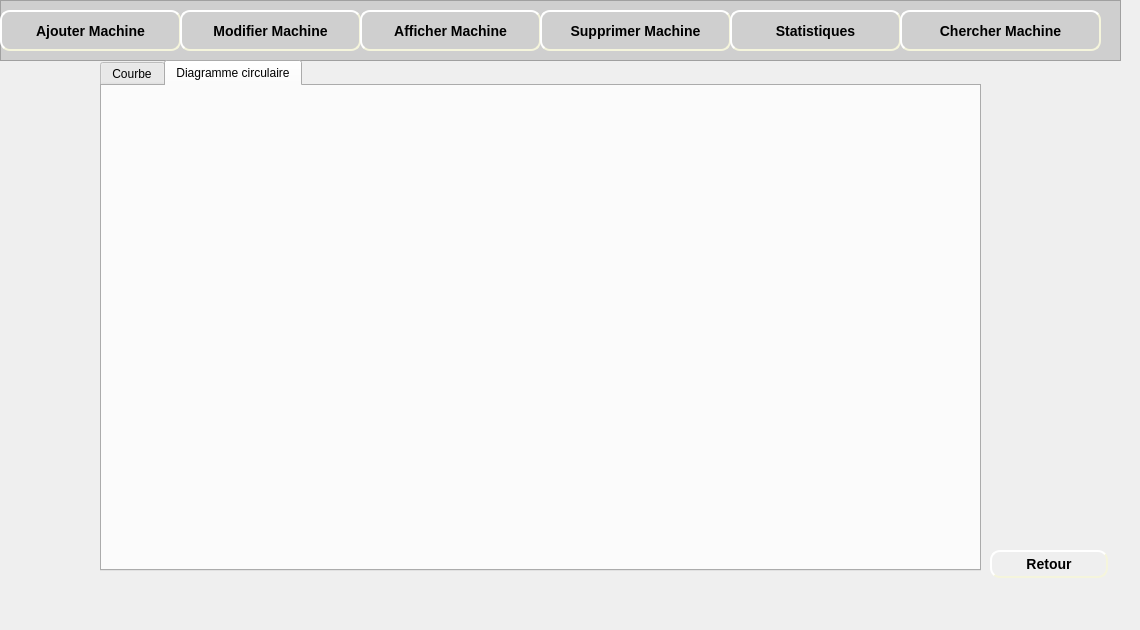
    <widget class="QWidget" name="page_12">
     <widget class="QFrame" name="frame_11">
      <property name="geometry">
       <rect>
        <x>0</x>
        <y>0</y>
        <width>1121</width>
        <height>61</height>
       </rect>
      </property>
      <property name="styleSheet">
       <string notr="true">background-color: rgb(207, 207, 207);</string>
      </property>
      <property name="frameShape">
       <enum>QFrame::StyledPanel</enum>
      </property>
      <property name="frameShadow">
       <enum>QFrame::Raised</enum>
      </property>
      <widget class="QPushButton" name="pushButton_ajouterMachine_7">
       <property name="geometry">
        <rect>
         <x>0</x>
         <y>10</y>
         <width>181</width>
         <height>41</height>
        </rect>
       </property>
       <property name="styleSheet">
        <string notr="true">#pushButton_ajouterMachine_7
{
	background-color: rgb(207, 207, 207);
	border-color: beige;
border-style: outset;
  border-width: 2px;
  border-radius: 10px;
  font: bold 14px;
  min-width: 6em;
  padding: 6px;

}
#pushButton_ajouterMachine_6:hover
{
	border-color: blue;
}</string>
       </property>
       <property name="text">
        <string>Ajouter Machine</string>
       </property>
      </widget>
      <widget class="QLabel" name="label_92">
       <property name="geometry">
        <rect>
         <x>10</x>
         <y>20</y>
         <width>21</width>
         <height>21</height>
        </rect>
       </property>
       <property name="text">
        <string/>
       </property>
       <property name="pixmap">
        <pixmap>../Bouttons/ajouMachine-removebg-preview.png</pixmap>
       </property>
       <property name="scaledContents">
        <bool>true</bool>
       </property>
      </widget>
      <widget class="QPushButton" name="pushButton_modifierMachine_7">
       <property name="geometry">
        <rect>
         <x>180</x>
         <y>10</y>
         <width>181</width>
         <height>41</height>
        </rect>
       </property>
       <property name="styleSheet">
        <string notr="true">#pushButton_modifierMachine_7
{
	background-color: rgb(207, 207, 207);
	border-color: beige;
border-style: outset;
  border-width: 2px;
  border-radius: 10px;
  font: bold 14px;
  min-width: 6em;
  padding: 6px;

}
#pushButton_modifierMachine_7:hover
{
	border-color: blue;
}</string>
       </property>
       <property name="text">
        <string>Modifier Machine</string>
       </property>
      </widget>
      <widget class="QLabel" name="label_93">
       <property name="geometry">
        <rect>
         <x>190</x>
         <y>20</y>
         <width>21</width>
         <height>21</height>
        </rect>
       </property>
       <property name="text">
        <string/>
       </property>
       <property name="pixmap">
        <pixmap>../Bouttons/modifier-removebg-preview.png</pixmap>
       </property>
       <property name="scaledContents">
        <bool>true</bool>
       </property>
      </widget>
      <widget class="QPushButton" name="pushButton_afficherMachine_6">
       <property name="geometry">
        <rect>
         <x>360</x>
         <y>10</y>
         <width>181</width>
         <height>41</height>
        </rect>
       </property>
       <property name="styleSheet">
        <string notr="true">#pushButton_afficherMachine_6
{

	border-color: beige;
border-style: outset;
  border-width: 2px;
  border-radius: 10px;
  font: bold 14px;
  min-width: 6em;
  padding: 6px;

}
#pushButton_afficherMachine_6:hover
{
	border-color: blue;
}</string>
       </property>
       <property name="text">
        <string>Afficher Machine</string>
       </property>
      </widget>
      <widget class="QLabel" name="label_94">
       <property name="geometry">
        <rect>
         <x>370</x>
         <y>20</y>
         <width>21</width>
         <height>21</height>
        </rect>
       </property>
       <property name="text">
        <string/>
       </property>
       <property name="pixmap">
        <pixmap>../Bouttons/afficher-removebg-preview.png</pixmap>
       </property>
       <property name="scaledContents">
        <bool>true</bool>
       </property>
      </widget>
      <widget class="QPushButton" name="pushButton_supprimerMachine_6">
       <property name="geometry">
        <rect>
         <x>540</x>
         <y>10</y>
         <width>191</width>
         <height>41</height>
        </rect>
       </property>
       <property name="styleSheet">
        <string notr="true">#pushButton_supprimerMachine_6
{
	background-color: rgb(207, 207, 207);
	border-color: beige;
border-style: outset;
  border-width: 2px;
  border-radius: 10px;
  font: bold 14px;
  min-width: 6em;
  padding: 6px;

}
#pushButton_supprimerMachine_6:hover
{
	border-color: blue;
}</string>
       </property>
       <property name="text">
        <string>Supprimer Machine</string>
       </property>
      </widget>
      <widget class="QLabel" name="label_95">
       <property name="geometry">
        <rect>
         <x>550</x>
         <y>20</y>
         <width>16</width>
         <height>20</height>
        </rect>
       </property>
       <property name="text">
        <string/>
       </property>
       <property name="pixmap">
        <pixmap>../Bouttons/supprimerMachine-removebg-preview.png</pixmap>
       </property>
       <property name="scaledContents">
        <bool>true</bool>
       </property>
      </widget>
      <widget class="QPushButton" name="pushButton_statistiques_6">
       <property name="geometry">
        <rect>
         <x>730</x>
         <y>10</y>
         <width>171</width>
         <height>41</height>
        </rect>
       </property>
       <property name="styleSheet">
        <string notr="true">#pushButton_statistiques_6
{
	background-color: rgb(207, 207, 207);
	border-color: beige;
border-style: outset;
  border-width: 2px;
  border-radius: 10px;
  font: bold 14px;
  min-width: 6em;
  padding: 6px;

}
#pushButton_statistiques_6:hover
{
	border-color: blue;
}</string>
       </property>
       <property name="text">
        <string>Statistiques</string>
       </property>
      </widget>
      <widget class="QLabel" name="label_26">
       <property name="geometry">
        <rect>
         <x>740</x>
         <y>20</y>
         <width>21</width>
         <height>21</height>
        </rect>
       </property>
       <property name="text">
        <string/>
       </property>
       <property name="pixmap">
        <pixmap>../Bouttons/stat-removebg-preview.png</pixmap>
       </property>
       <property name="scaledContents">
        <bool>true</bool>
       </property>
      </widget>
      <widget class="QPushButton" name="pushButton_chercherMachine_6">
       <property name="geometry">
        <rect>
         <x>900</x>
         <y>10</y>
         <width>201</width>
         <height>41</height>
        </rect>
       </property>
       <property name="styleSheet">
        <string notr="true">#pushButton_chercherMachine_6
{

	border-color: beige;
border-style: outset;
  border-width: 2px;
  border-radius: 10px;
  font: bold 14px;
  min-width: 6em;
  padding: 6px;

}
#pushButton_chercherMachine_6:hover
{
	border-color: blue;
}</string>
       </property>
       <property name="text">
        <string>Chercher Machine</string>
       </property>
      </widget>
      <widget class="QLabel" name="label_100">
       <property name="geometry">
        <rect>
         <x>910</x>
         <y>20</y>
         <width>21</width>
         <height>21</height>
        </rect>
       </property>
       <property name="text">
        <string/>
       </property>
       <property name="pixmap">
        <pixmap>../Bouttons/consulter-removebg-preview.png</pixmap>
       </property>
       <property name="scaledContents">
        <bool>true</bool>
       </property>
      </widget>
     </widget>
     <widget class="QPushButton" name="pushButton_retour_8">
      <property name="geometry">
       <rect>
        <x>990</x>
        <y>550</y>
        <width>118</width>
        <height>28</height>
       </rect>
      </property>
      <property name="styleSheet">
       <string notr="true">#pushButton_retour_8
{
	
	border-color: beige;
border-style: outset;
  border-width: 2px;
  border-radius: 10px;
  font: bold 14px;
  min-width: 6em;
  padding: 6px;

}
#pushButton_retour_8:hover
{
	border-color: blue;
}</string>
      </property>
      <property name="text">
       <string>Retour</string>
      </property>
     </widget>
     <widget class="QLabel" name="label_96">
      <property name="geometry">
       <rect>
        <x>1000</x>
        <y>560</y>
        <width>21</width>
        <height>16</height>
       </rect>
      </property>
      <property name="text">
       <string/>
      </property>
      <property name="pixmap">
       <pixmap>../Bouttons/retour-removebg-preview.png</pixmap>
      </property>
      <property name="scaledContents">
       <bool>true</bool>
      </property>
     </widget>
     <widget class="QLabel" name="label_19">
      <property name="geometry">
       <rect>
        <x>-10</x>
        <y>60</y>
        <width>1131</width>
        <height>561</height>
       </rect>
      </property>
      <property name="text">
       <string/>
      </property>
      <property name="pixmap">
       <pixmap>../Bouttons/fontFinal.jpg</pixmap>
      </property>
     </widget>
     <widget class="QTabWidget" name="tabWidget">
      <property name="geometry">
       <rect>
        <x>100</x>
        <y>60</y>
        <width>881</width>
        <height>511</height>
       </rect>
      </property>
      <property name="currentIndex">
       <number>1</number>
      </property>
      <widget class="QWidget" name="tab">
       <attribute name="title">
        <string>Courbe</string>
       </attribute>
       <widget class="QFrame" name="horizontalFrame">
        <property name="geometry">
         <rect>
          <x>0</x>
          <y>0</y>
          <width>881</width>
          <height>481</height>
         </rect>
        </property>
        <layout class="QHBoxLayout" name="horizontalLayout"/>
       </widget>
      </widget>
      <widget class="QWidget" name="tab_2">
       <attribute name="title">
        <string>Diagramme circulaire</string>
       </attribute>
       <widget class="QFrame" name="horizontalFrame1">
        <property name="geometry">
         <rect>
          <x>-1</x>
          <y>0</y>
          <width>881</width>
          <height>481</height>
         </rect>
        </property>
        <layout class="QHBoxLayout" name="horizontalLayout_2"/>
       </widget>
      </widget>
     </widget>
     <zorder>frame_11</zorder>
     <zorder>label_19</zorder>
     <zorder>pushButton_retour_8</zorder>
     <zorder>label_96</zorder>
     <zorder>tabWidget</zorder>
    </widget>
